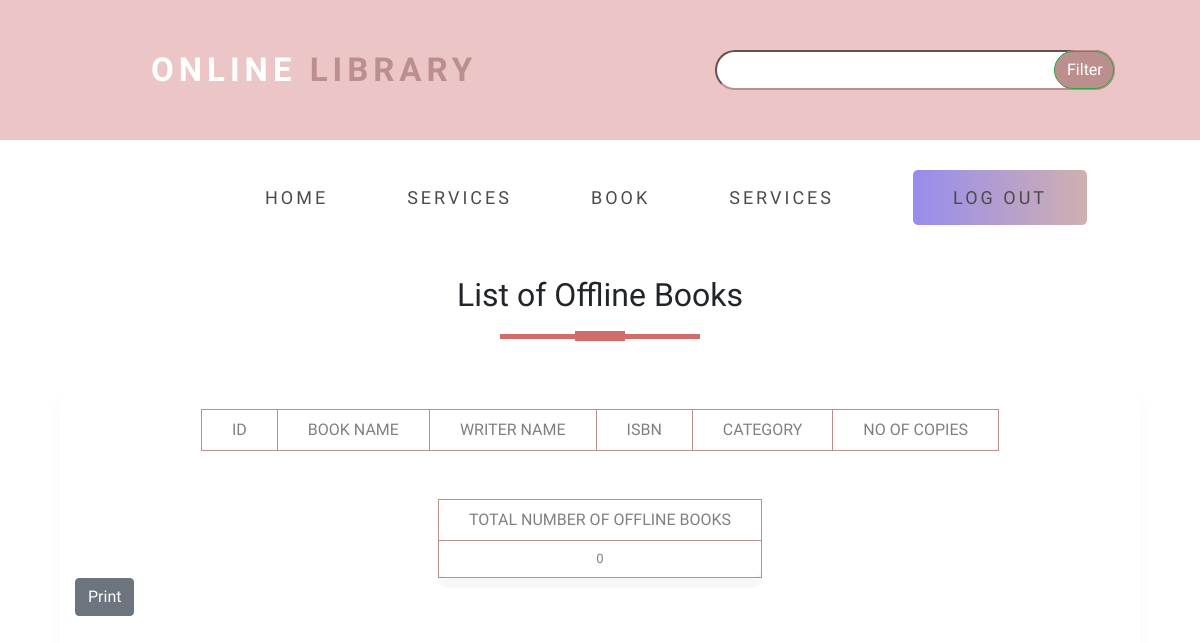
The app's page /php/offlinebook.php, older data.
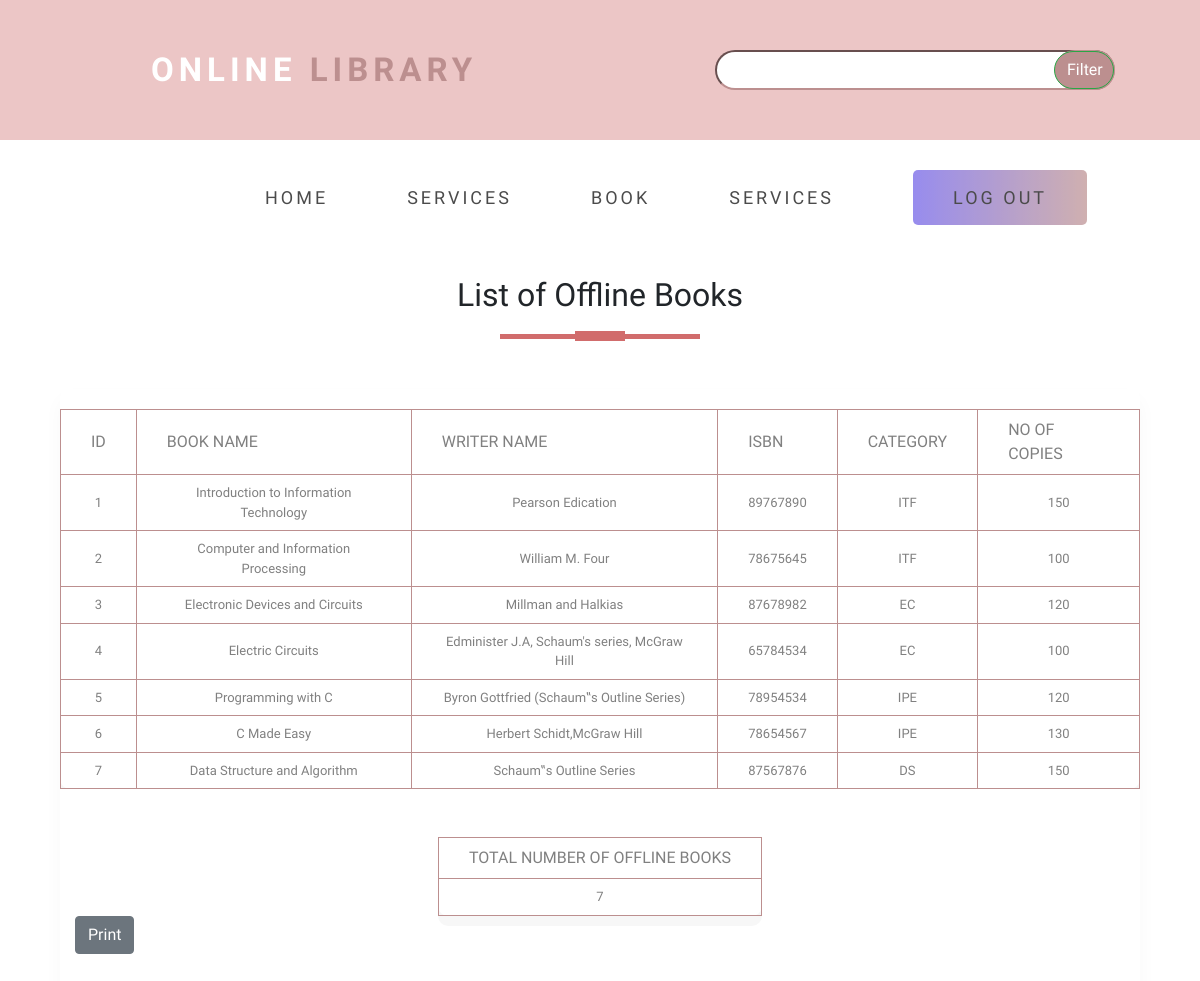
The same page, newer data.
### tables this page shows
CREATE TABLE `offlinebook` (
  `id` int(255) NOT NULL,
  `isbn` int(255) NOT NULL,
  `name` text NOT NULL,
  `writer` text NOT NULL,
  `category` text NOT NULL,
  `count` int(255) NOT NULL
);

### php/offlinebook.php (the view, shortened to what this page needs)
<!DOCTYPE html>
<html>
<head>
  <link rel="stylesheet" type="text/css" href="../css/booktype.css">
  <link rel="stylesheet" href="https://maxcdn.bootstrapcdn.com/bootstrap/4.5.2/css/bootstrap.min.css">
<link rel="stylesheet" href="https://cdnjs.cloudflare.com/ajax/libs/font-awesome/4.7.0/css/font-awesome.min.css" />
</head>
<body>
<div class="ratri">
     <div class="row">
       <div class="col-md-6">
         <div class="navbar">
         <div class="logo">
                <a href="indexnew.php">Online<span> Library</span></a>
            </div>
         </div>
       </div>
       <div class="col-md-6">
       <form action="book.php"  method="post" >
            <div class="search">
            <div class="s1">
                <div class="s2">
                    <input type="text" class="input"  name="valueToSearch" >
                    <div class="btn btn_common">
                    <input type="submit" class="btn btn-success" name="search" value="Filter">
                    </div>
                </div>
            </div>
        </div>
            </form>
       </div>
     </div>
   </div>
   <section id="nav">
     <div class="container">
     <div class="menu">
                <ul>
                    <li class="r1">
                        <a href="adminindex.php">Home</a></li>
                        <li><a href="aboutdemo.php">Services</a></li>
                       <li> <a href="adminbook.php">Book</a></li>
                       <li> <a href="servicedemo.php">Services</a></li>
                       <li class="reg-btn"> <a href="logout.php">Log out</a></li>
                </ul>
            </div>
</section>
<div class="main-div">
    <h2 class="title text-center">List of Offline Books</h2>
    <div class="center-div">
        <div class="table-responsive">
            <table>
                <thead>
                    <tr>
                        <th>ID</th>
                        <th>Book Name</th>
                        <th>Writer Name</th>
                        <th>ISBN</th>
                        <th>Category</th>
                        <th>No of Copies</th>
                    </tr>
                </thead>
                <tbody>
                <?php
include 'connection.php';
$sql="select count(*) as total from offlinebook";
$result= mysqli_query($con,$sql);
while($res=mysqli_fetch_array($result))
{
  $output=$res['total'];
}
$selectquery="select * from offlinebook";
$query=mysqli_query($con,$selectquery);
while($res=mysqli_fetch_array($query))
{
    ?>
    <tr>
    <td><?php echo $res['id']?></td>
    <td><?php echo $res['name']?></td>
    <td><?php echo $res['writer']?></td>
    <td><?php echo $res['isbn']?></td>
    <td><?php echo $res['category']?></td>
    <td><?php echo $res['count']?></td>
</tr>
<?php
}
?>
                </tbody>
            </table>
        </div>
        <div class="container">
        <br><br>
        <table>
        <thead>
                    <tr>
                        <th>Total Number Of Offline Books</th>
                    </tr>
                </thead>
                <tr>
                <td><?php echo $output?></td>
                </tr>
        </table>
        <button type="button" class="btn btn-secondary"><a href="offline_book_list_pdf.php" style="text-decoration: none;color:white">Print</a></button>
        </div>
</div>
</div>
</body>
</html>

### css/booktype.css (style rules this page uses)
* { margin:0; padding:0; box-sizing:border-box; font-family:'Josefin Sans',sans-serif; }
table { border-collapse:collapse; background-color:#fff; box-shadow:0 10px 0 rgba(0,0,0,.03); border-radius:10px; margin:auto; }
th,td { border:1px solid rosybrown; padding:8px 30px; text-align:center; color:grey; }
th { text-transform:uppercase; font-weight:500; text-align:center; }
td { font-size:13px; }
.main-div { width:100%; height:100vh; display:flex; flex-direction:column; justify-content:center; align-items:center; }
.main-div h2 { padding:5px; margin-top:25px; text-decoration:uppercase; }
.title::before { content:''; background:#7b1798; height:5px; width:200px; margin-left:auto; margin-right:auto; display:block; transform:translateY(63px); }
.title::after { content:''; background:#7b1798; height:10px; width:50px; margin-left:auto; margin-right:auto; margin-bottom:40px; display:block; transform:translateY(17px); }
.center-div { width:90%; height:80vh; padding:20px 0 0 0; box-shadow:0 10px 20px 0 rgba(0,0,0,.03); border-radius:10px; margin:auto; }
.ratri { padding-top: 30px; padding-left: 35px; padding-right: 35px; padding-bottom: 30px; background: rgb(236, 198, 198); }
.search .input { border-color: rosybrown; background-color: #fff; }
.s1 .s2 { position: relative; width: 400px; height: 40px; margin-left: 100px; top: 20px ; font-size: 33px; font-weight: 900; text-transform: uppercase; letter-spacing: 5px; }
.s1 .s2 .input { position: absolute; top: 0; left: 0; height: 100%; width: 100%; border-radius: 20px; font-size: 18px; padding-left: 10px; }
.s1 .s2 .btn { position: absolute; top: 0; right: 0; width: 60px; height: 100%; background: rosybrown; z-index: 1; cursor: pointer; border-bottom-right-radius: 20px; border-bottom-left-radius: 20px; border-top-left-radius: 20px; border-top-right-radius: 20px; }
.navbar { width:100%; height:80px; display:flex; justify-content: space-between; }
.navbar .logo a { margin-left: 100px; font-size: 33px; font-weight: 900; text-transform: uppercase; letter-spacing: 5px; color: #fff!important; }
.navbar .logo span { font-size: 33px; color: rosybrown; }
#nav { padding-top: 30px; padding-left: 250px; }
.menu ul li { display: inline-block; }
.menu ul li a { position: relative; color: black!important; opacity: 0.7; margin-right: 75px; font-size: 18px; font-weight: 500; display: flex; align-items: center; letter-spacing: 3px; text-transform: uppercase; }
.menu ul li a:after { position:absolute; left:0; top:35px; width:100%; height:4px; background: blue; content:''; opacity: 0; transition: all 0.3s; border-radius: 6px; }
.reg-btn a { display: block; padding: 14px 40px; font-size: 20px; font-weight: 200; background-image: linear-gradient(to right,#6c5ce7, rosybrown); margin-right: 100px; letter-spacing: 1px; border-radius: 5px; transition: all 0.3s; color:#fff!important; }
.title::before { content:''; background:rgb(209, 108, 108); height:5px; width:200px; margin-left:auto; margin-right:auto; display:block; transform:translateY(63px); }
.title::after { content:''; background:rgb(209, 108, 108); height:10px; width:50px; margin-left:auto; margin-right:auto; margin-bottom:40px; display:block; transform:translateY(17px); }

Row changes from the older to the newer data that the page shows:
added offlinebook: id "1", name "Introduction to Information Technology", writer "Pearson Edication", isbn "89767890", category "ITF", count "150"
added offlinebook: id "2", name "Computer and Information Processing", writer "William M. Four", isbn "78675645", category "ITF", count "100"
added offlinebook: id "3", name "Electronic Devices and Circuits", writer "Millman and Halkias", isbn "87678982", category "EC", count "120"
added offlinebook: id "4", name "Electric Circuits", writer "Edminister J.A, Schaum's series, McGraw Hill", isbn "65784534", category "EC", count "100"
added offlinebook: id "5", name "Programming with C", writer "Byron Gottfried (Schaum‟s Outline Series)", isbn "78954534", category "IPE", count "120"
added offlinebook: id "6", name "C Made Easy", writer "Herbert Schidt,McGraw Hill", isbn "78654567", category "IPE", count "130"
added offlinebook: id "7", name "Data Structure and Algorithm", writer "Schaum‟s Outline Series", isbn "87567876", category "DS", count "150"
Text that changed along with them:
$output: "0" → "7"
